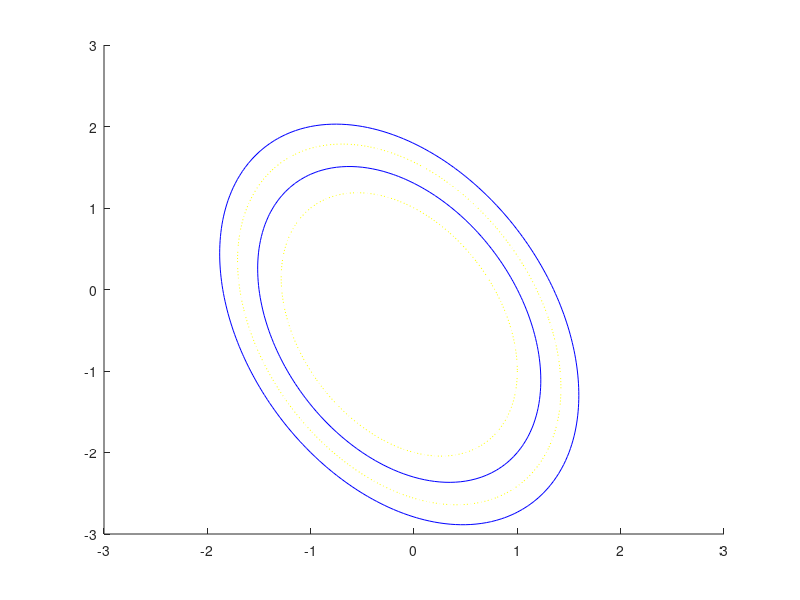

Reproduce this figure in MATLAB.
clear; clc;

x1 = -3:0.05:3;
x2 = -3:0.05:3;
[x1,x2] = meshgrid(x1,x2);

func = @(x,y) 2*x^2 + 1*y^2 + 1*x*y + 1*x + 1*y - 3;

z = arrayfun(func,x1,x2);

figure(); hold on;
contour(x1,x2,z,[0 0],'b-');
contour(x1,x2,z,[-1 1],'y:');
contour(x1,x2,z,[2 2],'b-');